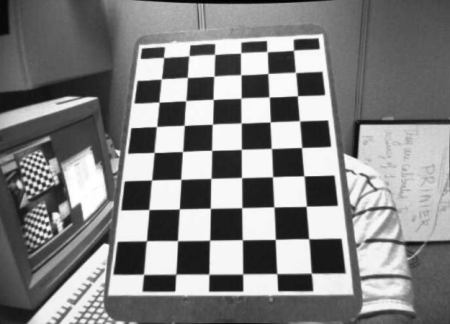
//> input picture visao-computacional/aula04/transformacao/calib_result.jpg, 450 x 324 px
$ ./ex1   (built with g++ and OpenCV 4)
//> lines starting //> are read from the running program, lines starting //| are printed output that depends on the picture
#include <opencv2/opencv.hpp>
using namespace std;
using namespace cv;

void show(string windowName, Mat img, int width=-1, int height=-1, int x=-1, int y=-1) {
  namedWindow(windowName, WINDOW_NORMAL);
  imshow(windowName, img);
  if (width > 0 && height > 0)
    resizeWindow(windowName, width, height);
  if (x >= 0 && y >= 0)
    moveWindow(windowName, x, y);
}


int main() {
  Mat_<float> src = (Mat_<float>(4,2) <<
    135,35,
    328,23,
    366,322,
    100,322);
  Mat_<float> dst = (Mat_<float>(4,2) <<
    100,19,
    366,19,
    366,322,
    100,322);
  Mat_<double> m = getPerspectiveTransform(src, dst);

  //Verifica se a transformacao esta fazendo o que queremos
  for (int i = 0; i < 4; i++) {
    Mat_<double> v = (Mat_<double>(3,1) << src(i,0), src(i, 1), 1);
    Mat_<double> w = m * v;
    cout << "Origem: (" << src(i, 0) << ", " << src(i, 1)
        << ")\tDestino: (" << dst(i, 0) << ", " << dst(i, 1)
        << ")\tCalculado: (" << w(0)/w(2) << ", " << w(1)/w(2) << ")" << endl;
  }

  //Corrige a perspectiva
  Mat_<float> a = imread("transformacao/calib_result.jpg", 0);
//> a: 324 rows x 450 cols, CV_32FC1; min 0, max 255, mean 130.5
  Mat_<float> b;
  warpPerspective(a, b, m, a.size());
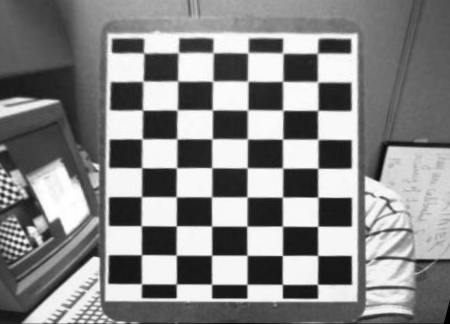
//> b: 324 rows x 450 cols, CV_32FC1; min 0, max 255, mean 135.5
  show("Entrada", a/255, 500, 400, 100, 100);
  show("Saida", b/255, 500, 400, 700, 100);

  //Refaz a perspectiva
  m = m.inv();
  warpPerspective(b, a, m, a.size());
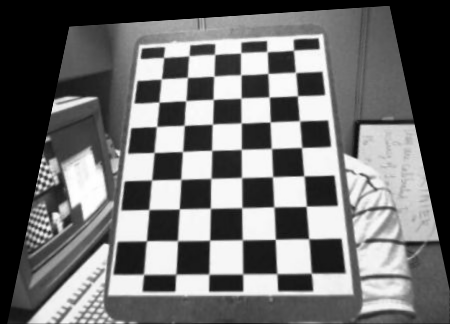
//> a: 324 rows x 450 cols, CV_32FC1; min 0, max 255, mean 111.1
  show("Transformacao Inversa", a/255, 500, 400, 400, 600);
  waitKey();
}
